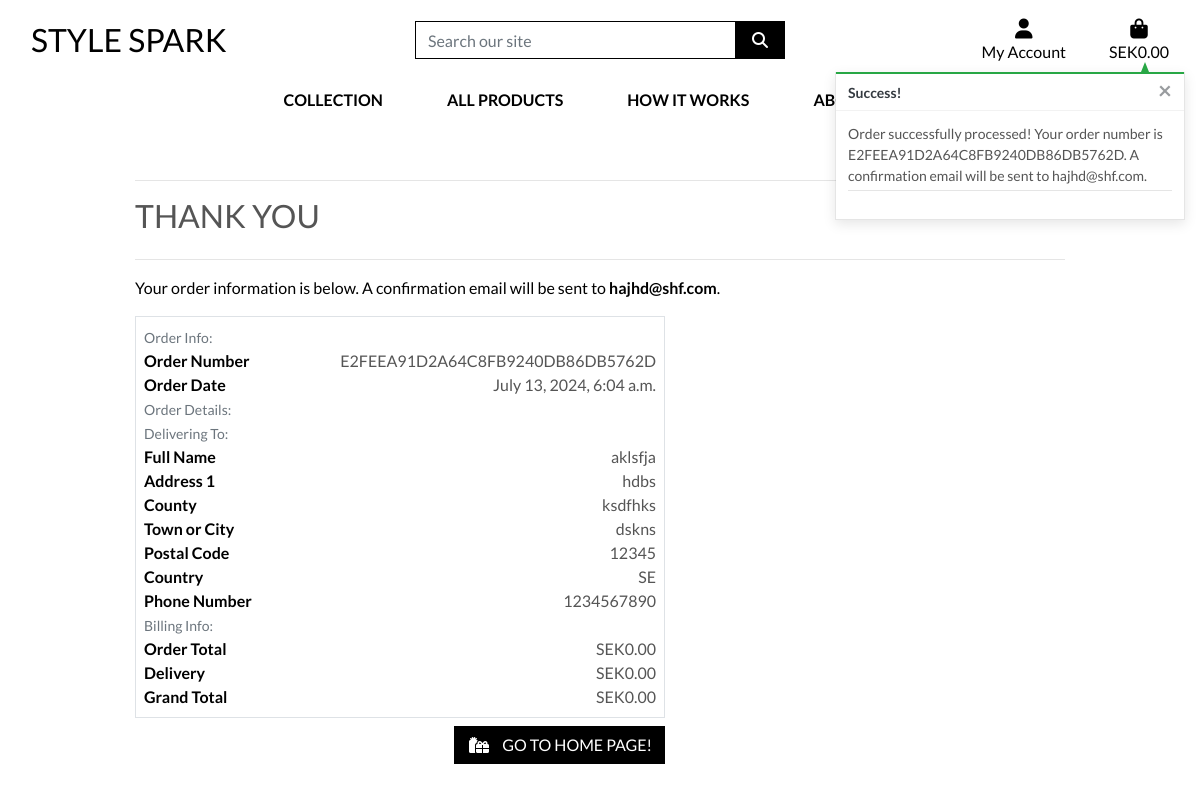
/checkout/checkout_success/E2FEEA91D2A64C8FB9240DB86DB5762D, run on the app's committed database.
### checkout/models.py (models this page shows, shortened)
class Order(models.Model):
    order_number = models.CharField(max_length=32, null=False, editable=False)
    user_profile = models.ForeignKey(UserProfile, on_delete=models.SET_NULL, null=True, blank=True, related_name='orders')
    full_name = models.CharField(max_length=50, null=False, blank=False)
    email = models.EmailField(max_length=254, null=False, blank=False)
    phone_number = models.CharField(max_length=20, null=False, blank=False)
    country = CountryField(blank_label='Country *', null=False, blank=False)
    postcode = models.CharField(max_length=20, null=True, blank=True)
    town_or_city = models.CharField(max_length=40, null=False, blank=False)
    street_address1 = models.CharField(max_length=80, null=False, blank=False)
    street_address2 = models.CharField(max_length=80, null=True, blank=True)
    county = models.CharField(max_length=80, null=True, blank=True)
    date = models.DateTimeField(auto_now_add=True)
    rental_start_date = models.DateField(null=False, blank=False)
    rental_end_date = models.DateField(null=False, blank=False)
    order_total = models.DecimalField(max_digits=10, decimal_places=2, null=False, default=0)
    delivery_cost = models.DecimalField(max_digits=6, decimal_places=2, default=0)
    grand_total = models.DecimalField(max_digits=10, decimal_places=2, null=False, default=0)
    original_cart = models.TextField(null=False, blank=False, default='')
    stripe_pid = models.CharField(max_length=254, null=False, blank=False, default='')

### checkout/views.py (the view, shortened to what this page needs)
# urls.py: path('checkout_success/<order_number>',
def checkout_success(request, order_number):
    save_info = request.session.get('save_info')
    order = get_object_or_404(Order, order_number=order_number)
    messages.success(request, f'Order successfully processed! \
        Your order number is {order_number}. A confirmation \
        email will be sent to {order.email}.')
    if 'cart' in request.session:
        del request.session['cart']
    template = 'checkout/checkout_success.html'
    context = {
        'order': order,
    }
    return render(request, template, context)

### cart/contexts.py (called while the page is built, shortened)
def cart_contents(request):
    cart_items = []
    total = Decimal(0)
    product_count = 0
    cart = request.session.get('cart', {})
    if not isinstance(cart, dict):
        cart = {}
    if not cart:
        delivery = Decimal(0)
    grand_total = total + delivery
    print(f"Total: {total}")
    print(f"Delivery: {delivery}")
    print(f"Grand Total: {grand_total}")
    context = {
        'cart_items': cart_items,
        'total': total,
        'product_count': product_count,
        'delivery': delivery,
        'grand_total': grand_total,
    }
    return context

### checkout/templates/checkout/checkout_success.html (shortened to what this page needs)
{% extends "base.html" %}
{% load static %}
{% block extra_css %}
    <link rel="stylesheet" href="{% static 'checkout/css/checkout.css' %}">
{% endblock %}
{% block page_header %}
    <div class="container header-container">
    </div>
{% endblock %}
{% block content %}
    <div class="overlay"></div>
    <div class="container">
        <div class="row">
            <div class="col">
                <hr>
                <h2 class="logo-font mb-4">Thank You</h2>
                <hr>
                <p class="text-black">Your order information is below. A confirmation email will be sent to <strong>{{ order.email }}</strong>.</p>
            </div>
        </div>
        <div class="row">
            <div class="col-12 col-lg-7">
                <div class="order-confirmation-wrapper p-2 border">
                    <div class="row">
                        <div class="col">
                            <small class="text-muted">Order Info:</small>
                        </div>
                    </div>
                    <div class="row">
                        <div class="col-12 col-md-4">
                            <p class="mb-0 text-black font-weight-bold">Order Number</p>
                        </div>
                        <div class="col-12 col-md-8 text-md-right">
                            <p class="mb-0">{{ order.order_number }}</p>
                        </div>
                    </div>
                    <div class="row">
                        <div class="col-12 col-md-4">
                            <p class="mb-0 text-black font-weight-bold">Order Date</p>
                        </div>
                        <div class="col-12 col-md-8 text-md-right">
                            <p class="mb-0">{{ order.date }}</p>
                        </div>
                    </div>
                    <div class="row">
                        <div class="col">
                            <small class="text-muted">Order Details:</small>
                        </div>
                    </div>
                    <div class="row">
                        <div class="col">
                            <small class="text-muted">Delivering To:</small>
                        </div>
                    </div>
                    <div class="row">
                        <div class="col-12 col-md-4">
                            <p class="mb-0 text-black font-weight-bold">Full Name</p>
                        </div>
                        <div class="col-12 col-md-8 text-md-right">
                            <p class="mb-0">{{ order.full_name }}</p>
                        </div>
                    </div>
                    <div class="row">
                        <div class="col-12 col-md-4">
                            <p class="mb-0 text-black font-weight-bold">Address 1</p>
                        </div>
                        <div class="col-12 col-md-8 text-md-right">
                            <p class="mb-0">{{ order.street_address1 }}</p>
                        </div>
                    </div>
                    {% if order.county %}
                    <div class="row">
                        <div class="col-12 col-md-4">
                            <p class="mb-0 text-black font-weight-bold">County</p>
                        </div>
                        <div class="col-12 col-md-8 text-md-right">
                            <p class="mb-0">{{ order.county }}</p>
                        </div>
                    </div>
                    {% endif %}
                    <div class="row">
                        <div class="col-12 col-md-4">
                            <p class="mb-0 text-black font-weight-bold">Town or City</p>
                        </div>
                        <div class="col-12 col-md-8 text-md-right">
                            <p class="mb-0">{{ order.town_or_city }}</p>
                        </div>
                    </div>
                    {% if order.postcode %}
                    <div class="row">
                        <div class="col-12 col-md-4">
                            <p class="mb-0 text-black font-weight-bold">Postal Code</p>
                        </div>
                        <div class="col-12 col-md-8 text-md-right">
                            <p class="mb-0">{{ order.postcode }}</p>
                        </div>
                    </div>
                    {% endif %}
                    <div class="row">
                        <div class="col-12 col-md-4">
                            <p class="mb-0 text-black font-weight-bold">Country</p>
                        </div>
                        <div class="col-12 col-md-8 text-md-right">
                            <p class="mb-0">{{ order.country }}</p>
                        </div>
                    </div>
                    <div class="row">
                        <div class="col-12 col-md-4">
                            <p class="mb-0 text-black font-weight-bold">Phone Number</p>
                        </div>
                        <div class="col-12 col-md-8 text-md-right">
                            <p class="mb-0">{{ order.phone_number }}</p>
                        </div>
                    </div>
                    <div class="row">
                        <div class="col">
                            <small class="text-muted">Billing Info:</small>
                        </div>
                    </div>
                    <div class="row">
                        <div class="col-12 col-md-4">
                            <p class="mb-0 text-black font-weight-bold">Order Total</p>
                        </div>
                        <div class="col-12 col-md-8 text-md-right">
                            <p class="mb-0">SEK{{ order.order_total }}</p>
                        </div>
                    </div>
                    <div class="row">
                        <div class="col-12 col-md-4">
                            <p class="mb-0 text-black font-weight-bold">Delivery</p>
                        </div>
                        <div class="col-12 col-md-8 text-md-right">
                            <p class="mb-0">SEK{{ order.delivery_cost|floatformat:2 }}</p>
                        </div>
                    </div>
                    <div class="row">
                        <div class="col-12 col-md-4">
                            <p class="mb-0 text-black font-weight-bold">Grand Total</p>
                        </div>
                        <div class="col-12 col-md-8 text-md-right">
                            <p class="mb-0">SEK{{ order.grand_total }}</p>
                        </div>
                    </div>
                </div>
            </div>
        </div>
        <div class="row">
			<div class="col-12 col-lg-7 text-right">
                {% if from_profile %}
                    <a href="{% url 'profile' %}" class="btn btn-black rounded-0 my-2">
                        <span class="icon mr-2">
                            <i class="fas fa-angle-left"></i>
                        </span>
                        <span class="text-uppercase">Back to Profile</span>
                    </a>
                {% else %}
                    <a href="{% url 'home' %}" class="btn btn-black rounded-0 my-2">
                        <span class="icon mr-2">
                            <i class="fas fa-gifts"></i>
                        </span>
                        <span class="text-uppercase">Go to home page!</span>
                    </a>
                {% endif %}
			</div>
		</div>
    </div>
{% endblock %}

### static/css/base.css (style rules this page uses)
html { height: 100%; }
body { background: url('/media/stockvault-glamour-model287254.jpg') no-repeat center center fixed; background-size: cover; height: calc(100vh - 164px); color: #555; font-family: 'Lato'; }
.icon { align-items: center; display: inline-flex; justify-content: center; height: 1.5rem; width: 1.5rem; }
.logo-font { text-transform: uppercase; }
.btn-black { background: black; color: white; }
.text-black { color: #000 !important; }
.overlay { height: 100%; width: 100%; top: 0; left: 0; position: fixed; background: white; z-index: -1; }
@media (min-width: 1200px) { .container { max-width: 80%; } }
@media (min-width: 992px) { .header-container { padding-top: 164px; } }

### data on the page
Order: email "hajhd@shf.com", order_number "E2FEEA91D2A64C8FB9240DB86DB5762D", date "July 13, 2024, 6:04 a.m.", full_name "aklsfja", street_address1 "hdbs", county "ksdfhks", town_or_city "dskns", postcode "12345", country "SE", phone_number "1234567890", order_total "0.00", delivery_cost "0.00", grand_total "0.00"

### other printed values
{{ message }} "Order successfully processed! Your order number is E2FEEA91D2A64C8FB9240DB86DB5762D. A confirmation email will be sent to hajhd@shf.com."
